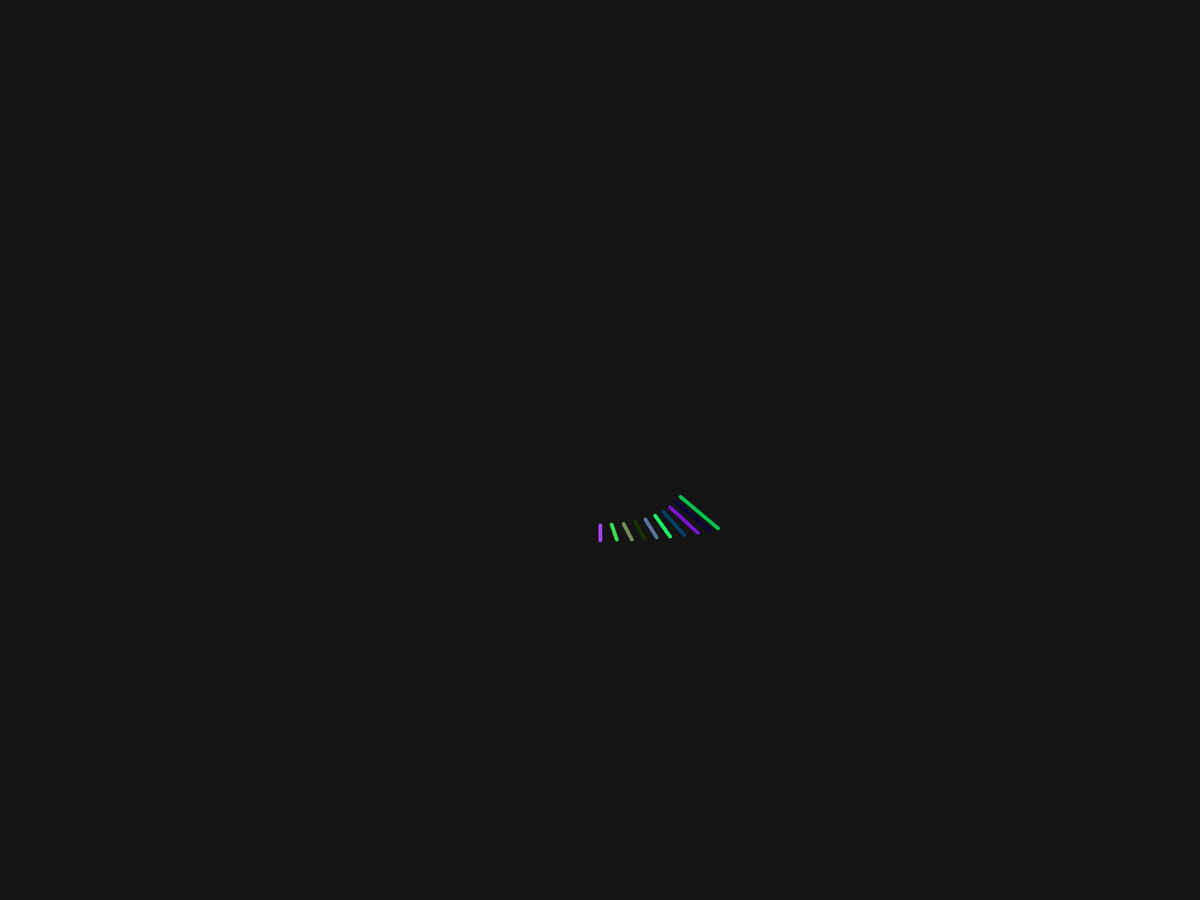
Frame 1 (no input)
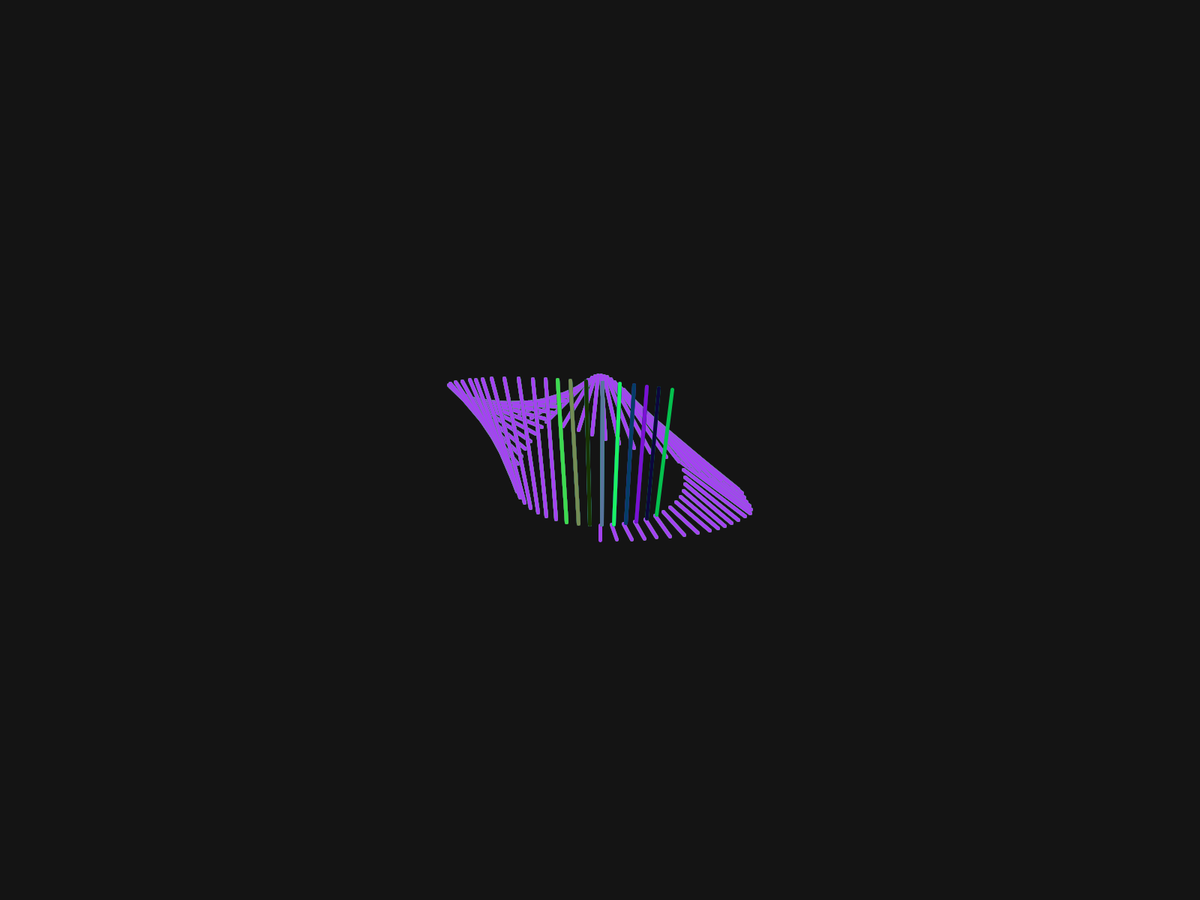
Frame 60 (the mouse pressed at the canvas centre just before this capture)
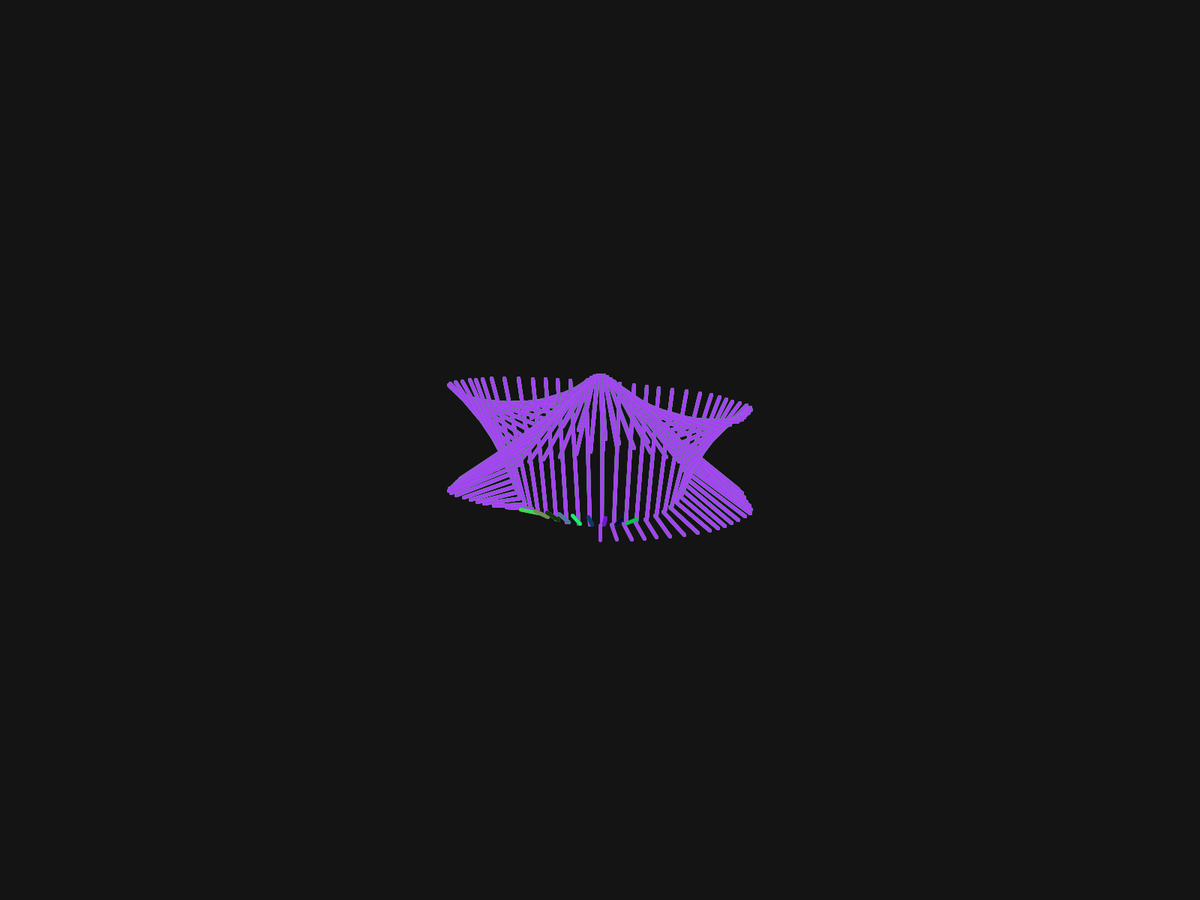
Frame 120 (the mouse held since frame 60 and released just before this capture)

The Processing sketch that drew these frames (run headless with seeded random() and noise(); from frame 60 on, the mouse is pressed at the canvas centre):

// Processing sketch: Wave
// ── Wave.pde


int num=10;

color[] arr=new color[num];
//size(640,640);
//background(0);
//for(int i=0; i<640;i+=40){
// for(int j=0; j<640; j+=40){
//   fill(random(0,255), random(0,255), random(0,255));
//   rect(i,j,40,40);
// }
//}


void setup(){
 //size(640, 640); 
 fullScreen();
 background(20,20);
 for(int i=0; i<num; i++){
   arr[i]=color(random(0,255), random(0,255), random(0,255));
 }
}







int x=0;
int y=0;
int radius=1;
int turn=0;
float t=0;

float x1(float t){
  return   sin(t/10)*100+sin(t/5)*30;
}

float y1(float t){
return cos(t/10)*100;}

float x2(float t){
  return   sin(t/10)*200+sin(t)*3;
}

float y2(float t){
return cos(t/20)*100+cos(t/12)*20;}

int posX=0;
float speed=3;


void draw(){
  clear();
  //stroke(255);
  strokeWeight(5);
 
  //line(posX,0,posX,640);
  //line(0,posX,640,posX);
  //posX+=50  ;
  
  //ellipse(posX, 320,20,20);
  //if(posX>width || posX<0){
  //speed=-2*speed;
  //println(speed);
  //}
  //posX+=speed;
  
   
  translate(width/2,height/2);
  
  
  

  for(int i=0; i<num; i++){ 
    stroke(arr[i]);
  line(x1(t+i),y1(t+i), x2(t+i), y2(t+i));
  }
  
  
  

t++;
  
  //point(t,0);
 
  
  
  
  
  
  
  
  
  
 

//  //stroke(255,255,255);
//  //if(mousePressed){
//  //ellipse(mouseX,mouseY,10, 10);
//  //if(radius==200){
//  //  turn=1;
//  //}
//  //else if(radius==0){
//  //turn=0;
//  //}
//  //if(radius<200 && turn==0){
//  //  radius++;
//  //}else{
//  //  radius--;
    
//  //}
//  //}


  
//  //if(x == 0 && y<640)
//  //{
//  //  line(x,y,320,320);
//  //  y++;
//  //}
//  //else if (x<640 && y==640){
//  //  line(x,y,320,320);
//  //  x++;
//  //}
//  //else if (y>0 && x==640){
//  //  line(x,y,320,320);
//  //  y--;
//  //}
//  //else if (y == 0 && x>0){
//  //  line(x,y,320,320);
//  //  x--;
//  //}
}
